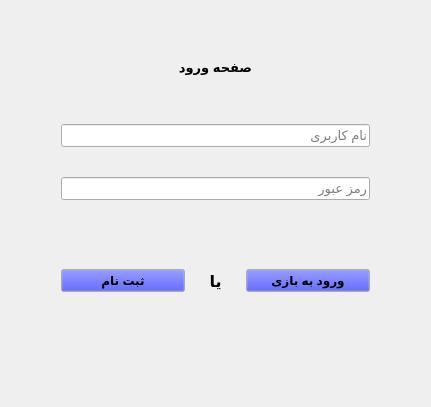
<?xml version="1.0" encoding="UTF-8"?>
<ui version="4.0">
 <class>SignIn</class>
 <widget class="QWidget" name="SignIn">
  <property name="geometry">
   <rect>
    <x>0</x>
    <y>0</y>
    <width>431</width>
    <height>407</height>
   </rect>
  </property>
  <property name="palette">
   <palette>
    <active>
     <colorrole role="Button">
      <brush brushstyle="SolidPattern">
       <color alpha="255">
        <red>24</red>
        <green>34</green>
        <blue>240</blue>
       </color>
      </brush>
     </colorrole>
    </active>
    <inactive>
     <colorrole role="Button">
      <brush brushstyle="SolidPattern">
       <color alpha="255">
        <red>24</red>
        <green>34</green>
        <blue>240</blue>
       </color>
      </brush>
     </colorrole>
    </inactive>
    <disabled>
     <colorrole role="Button">
      <brush brushstyle="SolidPattern">
       <color alpha="255">
        <red>24</red>
        <green>34</green>
        <blue>240</blue>
       </color>
      </brush>
     </colorrole>
    </disabled>
   </palette>
  </property>
  <property name="font">
   <font>
    <pointsize>9</pointsize>
    <weight>50</weight>
    <bold>false</bold>
   </font>
  </property>
  <property name="windowTitle">
   <string>صفحه ورود</string>
  </property>
  <property name="layoutDirection">
   <enum>Qt::LeftToRight</enum>
  </property>
  <property name="styleSheet">
   <string notr="true"/>
  </property>
  <layout class="QVBoxLayout" name="verticalLayout">
   <item>
    <widget class="QWidget" name="verticalWidget" native="true">
     <property name="font">
      <font>
       <pointsize>10</pointsize>
       <weight>75</weight>
       <italic>false</italic>
       <bold>true</bold>
       <underline>false</underline>
       <strikeout>false</strikeout>
       <kerning>true</kerning>
      </font>
     </property>
     <property name="styleSheet">
      <string notr="true"/>
     </property>
     <layout class="QVBoxLayout" name="verticalLayout_2" stretch="0,0,0">
      <property name="spacing">
       <number>30</number>
      </property>
      <property name="leftMargin">
       <number>50</number>
      </property>
      <property name="topMargin">
       <number>30</number>
      </property>
      <property name="rightMargin">
       <number>50</number>
      </property>
      <property name="bottomMargin">
       <number>1</number>
      </property>
      <item>
       <widget class="QLabel" name="label">
        <property name="font">
         <font>
          <pointsize>10</pointsize>
          <weight>75</weight>
          <italic>false</italic>
          <bold>true</bold>
          <underline>false</underline>
          <strikeout>false</strikeout>
          <kerning>true</kerning>
         </font>
        </property>
        <property name="text">
         <string>صفحه ورود</string>
        </property>
        <property name="alignment">
         <set>Qt::AlignCenter</set>
        </property>
       </widget>
      </item>
      <item>
       <widget class="QLineEdit" name="usernameLE">
        <property name="enabled">
         <bool>true</bool>
        </property>
        <property name="sizePolicy">
         <sizepolicy hsizetype="Expanding" vsizetype="Fixed">
          <horstretch>0</horstretch>
          <verstretch>0</verstretch>
         </sizepolicy>
        </property>
        <property name="font">
         <font>
          <pointsize>10</pointsize>
          <weight>50</weight>
          <italic>false</italic>
          <bold>false</bold>
          <underline>false</underline>
          <strikeout>false</strikeout>
          <kerning>true</kerning>
         </font>
        </property>
        <property name="toolTip">
         <string/>
        </property>
        <property name="statusTip">
         <string/>
        </property>
        <property name="accessibleName">
         <string/>
        </property>
        <property name="accessibleDescription">
         <string/>
        </property>
        <property name="autoFillBackground">
         <bool>false</bool>
        </property>
        <property name="styleSheet">
         <string notr="true"/>
        </property>
        <property name="text">
         <string/>
        </property>
        <property name="frame">
         <bool>true</bool>
        </property>
        <property name="alignment">
         <set>Qt::AlignLeading|Qt::AlignLeft|Qt::AlignVCenter</set>
        </property>
        <property name="placeholderText">
         <string>نام کاربری</string>
        </property>
       </widget>
      </item>
      <item>
       <widget class="QLineEdit" name="passLE">
        <property name="font">
         <font>
          <pointsize>10</pointsize>
          <weight>50</weight>
          <italic>false</italic>
          <bold>false</bold>
          <underline>false</underline>
          <strikeout>false</strikeout>
          <kerning>true</kerning>
         </font>
        </property>
        <property name="echoMode">
         <enum>QLineEdit::Password</enum>
        </property>
        <property name="alignment">
         <set>Qt::AlignLeading|Qt::AlignLeft|Qt::AlignVCenter</set>
        </property>
        <property name="placeholderText">
         <string>رمز عبور</string>
        </property>
       </widget>
      </item>
     </layout>
    </widget>
   </item>
   <item>
    <widget class="QWidget" name="horizontalWidget" native="true">
     <property name="font">
      <font>
       <pointsize>9</pointsize>
       <weight>75</weight>
       <bold>true</bold>
      </font>
     </property>
     <layout class="QHBoxLayout" name="horizontalLayout" stretch="2,1,2">
      <property name="spacing">
       <number>0</number>
      </property>
      <property name="leftMargin">
       <number>50</number>
      </property>
      <property name="rightMargin">
       <number>50</number>
      </property>
      <property name="bottomMargin">
       <number>50</number>
      </property>
      <item>
       <widget class="QPushButton" name="sign_up_pbn">
        <property name="font">
         <font>
          <pointsize>9</pointsize>
          <weight>75</weight>
          <bold>true</bold>
         </font>
        </property>
        <property name="text">
         <string>ثبت نام</string>
        </property>
       </widget>
      </item>
      <item>
       <widget class="QLabel" name="or_label">
        <property name="font">
         <font>
          <family>MS Shell Dlg 2</family>
          <pointsize>12</pointsize>
          <weight>75</weight>
          <bold>true</bold>
         </font>
        </property>
        <property name="text">
         <string>یا</string>
        </property>
        <property name="alignment">
         <set>Qt::AlignCenter</set>
        </property>
       </widget>
      </item>
      <item>
       <widget class="QPushButton" name="sign_in_pbn">
        <property name="font">
         <font>
          <pointsize>9</pointsize>
          <weight>75</weight>
          <bold>true</bold>
         </font>
        </property>
        <property name="styleSheet">
         <string notr="true"/>
        </property>
        <property name="text">
         <string>ورود به بازی</string>
        </property>
        <property name="checkable">
         <bool>false</bool>
        </property>
        <property name="autoDefault">
         <bool>true</bool>
        </property>
       </widget>
      </item>
     </layout>
    </widget>
   </item>
  </layout>
 </widget>
 <resources/>
 <connections/>
</ui>
